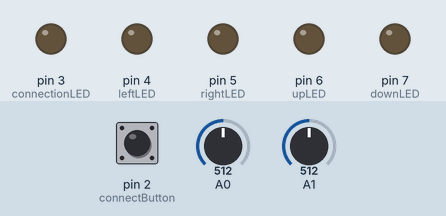
This sketch was run on a simulated Arduino Leonardo, built with avr-gcc and run on an emulated ATmega32U4. On the bench: output pins drawn as LEDs (lit = HIGH). Inputs (shaded band) come from the test bench; at power-on: A0 = 512, A1 = 512, pin 2 (connectButton) HIGH. USB keyboard and mouse output is not drawn.

Above: at 1.2 s.
1.3 s: A0 set to 670
2.8 s: A0 set to 693
At 3.6 s:
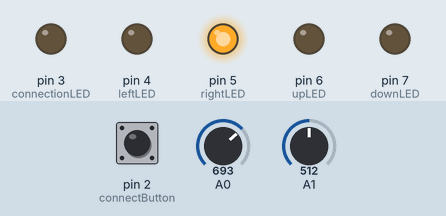
4.3 s: A1 set to 672
5.8 s: A1 set to 695
At 7.0 s:
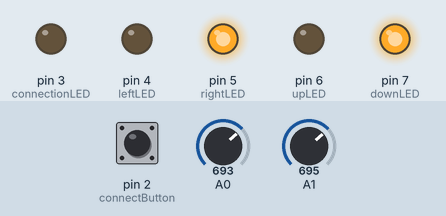
7.3 s: A0 set to 511
At 8.5 s:
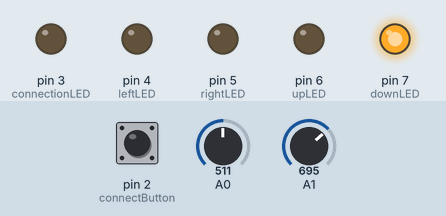
8.8 s: A1 set to 306
At 9.5 s:
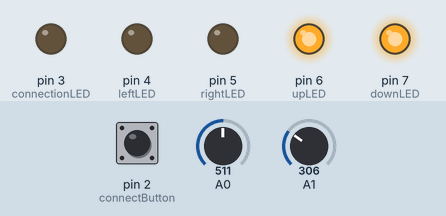
Timing chart, 0 to 11.3 s (numbered marks = the images above; inputs shaded):
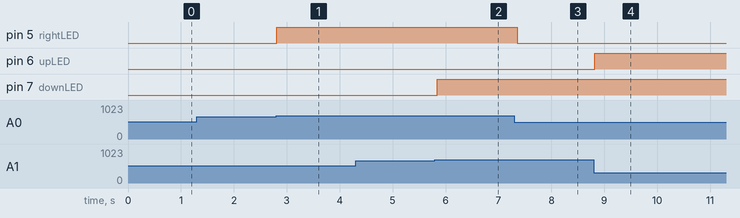

Measured:
- the behaviour switches between 681 and 682 on A0 (found by bisection; images 0 and 1)
- the behaviour switches between 681 and 682 on A1 (found by bisection; images 1 and 2)
- after the input at 1.3 s, every drawn part: stays the same
- after the input at 2.8 s, pin 5 (rightLED): LOW → HIGH at once
- after the input at 4.3 s, every drawn part: stays the same
- after the input at 5.8 s, pin 7 (downLED): LOW → HIGH at once
- after the input at 7.3 s, pin 5 (rightLED): HIGH → LOW after 0.05 s
- after the input at 8.8 s, pin 6 (upLED): LOW → HIGH at once

The sketch:

KeyboardJoystickClient.ino
```cpp
#include <Keyboard.h>

/*
  This sketch reads a joystick, i,e. 2 analog inputs
  and one digital input, and sends the results as
  keystrokes, using the Keyboard library. Only works on boards
  which are HID-capable

  created 8 Aug 2024
  by Tom Igoe

  To connect on a POSIX computer:
  nc <server address> <server port>
  Then let the controller do the rest.
*/


const int connectButton = 2;  // the pushbutton for connecting/disconnecting
const int connectionLED = 3;  // this LED indicates whether you're connected
const int leftLED = 4;        // this LED indicates that you're moving left
const int rightLED = 5;       // this LED indicates that you're moving right
const int upLED = 6;          // this LED indicates that you're moving uo
const int downLED = 7;        // this LED indicates that you're moving down

const int sendInterval = 50;     // minimum time between messages to the server
const int debounceInterval = 5;  // used to smooth out pushbutton readings

int lastButtonState = HIGH;  // previous state of the pushbutton
long lastTimeSent = 0;       // timestamp of the last server message

void setup() {
  // initialize control over the keyboard:
  Keyboard.begin();
  Serial.begin(9600);  // initialize serial
  // initialize digital inputs and outputs:
  pinMode(connectButton, INPUT_PULLUP);
  pinMode(connectionLED, OUTPUT);
  pinMode(leftLED, OUTPUT);
  pinMode(rightLED, OUTPUT);
  pinMode(upLED, OUTPUT);
  pinMode(downLED, OUTPUT);
}

void loop() {
  // check to see if the pushbutton's pressed:
  int buttonState = digitalRead(connectButton);

  // if the button changes state:
  if (buttonState != lastButtonState) {
    // delay for the debounce interval:
    delay(debounceInterval);
    if (buttonState == LOW) {
      // disconnect:
      Keyboard.print("x");
    }
    // save current button state for comparison next time:
    lastButtonState = buttonState;
  }

  // if the client's connected, and the send interval has elapsed:
  if (millis() - lastTimeSent > sendInterval) {
    // read the joystick and send messages as appropriate:
    int xSensor = analogRead(A0);
    delay(1);
    int ySensor = analogRead(A1);

    // map x and y readings to a 3-point range
    // and subtract 1 to get -1 to 1, with
    // 0 at rest:
    xSensor = map(xSensor, 0, 1023, 0, 3) - 1;
    ySensor = map(ySensor, 0, 1023, 0, 3) - 1;

    switch (xSensor) {
      case -1:  //left
        Keyboard.print("a");
        digitalWrite(leftLED, HIGH);
        break;
      case 0:  // center
        digitalWrite(rightLED, LOW);
        digitalWrite(leftLED, LOW);

        break;
      case 1:  // right
        Keyboard.print("d");
        digitalWrite(rightLED, HIGH);
        break;
    }

    switch (ySensor) {
      case -1:  //up
        Keyboard.print("w");
        digitalWrite(upLED, HIGH);
        break;
      case 0:  // center
        digitalWrite(upLED, LOW);
        digitalWrite(downLED, LOW);
        break;
      case 1:  // down
        Keyboard.print("s");
        digitalWrite(downLED, HIGH);
        break;
    }
    //save this moment as last time you sent a message:
    lastTimeSent = millis();
  }
}
```
